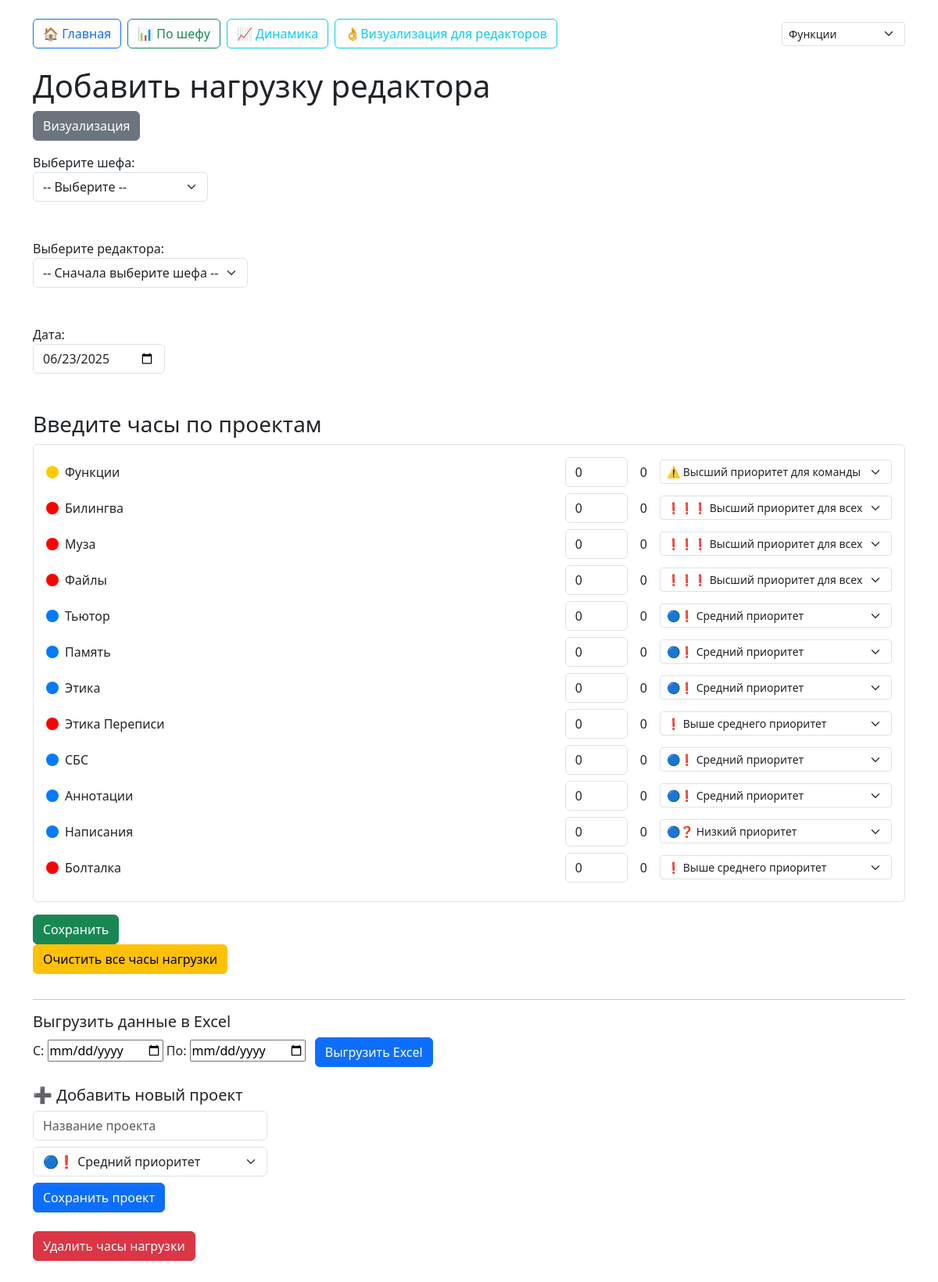
/, run on an earlier commit of the app's database.
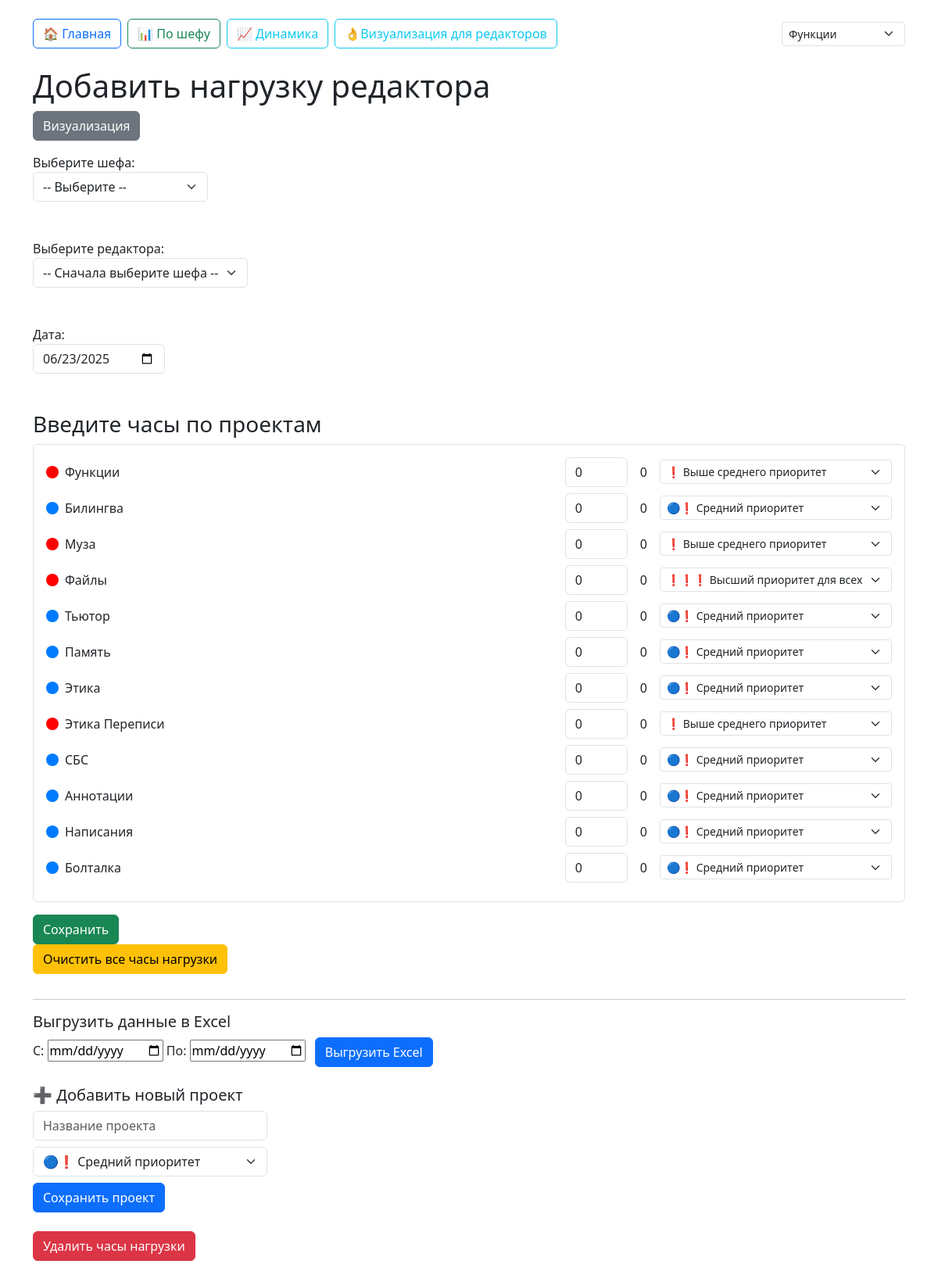
And on a later commit of the database.
### app.py (models this page shows)
class Project(db.Model):
    id = db.Column(db.Integer, primary_key=True)
    name = db.Column(db.String, unique=True, nullable=False)
    priority = db.Column(db.String, default='medium')
    loads = db.relationship('LoadEntry', backref='project', lazy=True)

### app.py (the view)
@app.route('/')
def index():
    try:
        chiefs = Chief.query.all()
        projects = Project.query.all()
        today_str = datetime.utcnow().strftime('%Y-%m-%d')
        return render_template('index.html', chiefs=chiefs, projects=projects, today=today_str)
    except Exception as e:
        return f"Ошибка при загрузке главной страницы: {e}"

### templates/index.html (shortened to what the changed rows need)
<!DOCTYPE html>
<html lang="ru">
<head>
    <link rel="stylesheet" href="https://cdn.jsdelivr.net/npm/bootstrap@5.3.0/dist/css/bootstrap.min.css" />
</head>
<body class="container py-4">
    <h1>Добавить нагрузку редактора</h1>
    <form id="load-form" method="POST" action="{{ url_for('submit_loads') }}">
        <br><br>
        <br><br>
        <br><br>
        <div class="mb-3 border p-3 rounded">
            {% for project in projects %}
                <div class="mb-2 d-flex align-items-center gap-2" data-project-id="{{ project.id }}">
                    <div style="width: 16px; height: 16px; border-radius: 50%; background-color:
                        {% if project.priority == 'team-high' %}#ffcc00
                        {% elif project.priority == 'all-high' %}#ff0000
                        {% elif project.priority == 'above-average' %}#ff0000
                        {% elif project.priority == 'medium' %}#007bff
                        {% elif project.priority == 'low' %}#007bff
                        {% else %}#cccccc{% endif %};
                    " title="Приоритет: {{ project.priority }}"></div>
                    <label for="hours_{{ project.id }}" class="flex-grow-1 mb-0">{{ project.name }}</label>
                    <input type="number" step="0.1" name="hours_{{ project.id }}" id="hours_{{ project.id }}" value="0" class="form-control w-auto" style="max-width: 80px;" placeholder="± часы">
                    <span id="display_hours_{{ project.id }}" class="ms-2">0</span>
                    <select name="priority_{{ project.id }}" class="form-select form-select-sm w-auto ms-2" style="min-width: 180px;">
                        <option value="team-high" {% if project.priority == 'team-high' %}selected{% endif %}>⚠️ Высший приоритет для команды</option>
                        <option value="all-high" {% if project.priority == 'all-high' %}selected{% endif %}>❗❗❗ Высший приоритет для всех</option>
                        <option value="above-average" {% if project.priority == 'above-average' %}selected{% endif %}>❗ Выше среднего приоритет</option>
                        <option value="medium" {% if project.priority == 'medium' %}selected{% endif %}>🔵❗ Средний приоритет</option>
                        <option value="low" {% if project.priority == 'low' %}selected{% endif %}>🔵❓ Низкий приоритет</option>
                    </select>
                </div>
            {% endfor %}
        </div>
    </form>
</body>
</html>

What changed in the data, as far as the page shows it:
changed Project "Функции": priority "team-high" → "above-average" (drawn); priority+id "⚠️ Высший приоритет для команды" → "❗ Выше среднего приоритет"
changed Project "Билингва": priority "all-high" → "medium" (drawn); priority+id "❗❗❗ Высший приоритет для всех" → "🔵❗ Средний приоритет"
changed Project "Муза": priority+id "❗❗❗ Высший приоритет для всех" → "❗ Выше среднего приоритет"
changed Project "Написания": priority+id "🔵❓ Низкий приоритет" → "🔵❗ Средний приоритет"
changed Project "Болталка": priority "above-average" → "medium" (drawn); priority+id "❗ Выше среднего приоритет" → "🔵❗ Средний приоритет"
